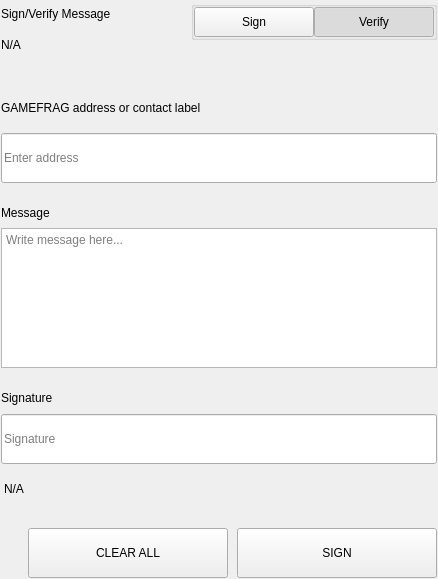
<?xml version="1.0" encoding="UTF-8"?>
<ui version="4.0">
 <class>SettingsSignMessageWidgets</class>
 <widget class="QWidget" name="SettingsSignMessageWidgets">
  <property name="geometry">
   <rect>
    <x>0</x>
    <y>0</y>
    <width>438</width>
    <height>579</height>
   </rect>
  </property>
  <property name="windowTitle">
   <string notr="true">N/A</string>
  </property>
  <layout class="QVBoxLayout" name="verticalLayout">
   <property name="spacing">
    <number>0</number>
   </property>
   <property name="leftMargin">
    <number>0</number>
   </property>
   <property name="topMargin">
    <number>0</number>
   </property>
   <property name="rightMargin">
    <number>0</number>
   </property>
   <property name="bottomMargin">
    <number>0</number>
   </property>
   <item>
    <widget class="QWidget" name="left" native="true">
     <layout class="QVBoxLayout" name="verticalLayout_3">
      <property name="leftMargin">
       <number>0</number>
      </property>
      <property name="topMargin">
       <number>0</number>
      </property>
      <property name="rightMargin">
       <number>0</number>
      </property>
      <property name="bottomMargin">
       <number>0</number>
      </property>
      <item>
       <widget class="QWidget" name="container_sign" native="true">
        <layout class="QVBoxLayout" name="verticalLayout_2">
         <property name="spacing">
          <number>0</number>
         </property>
         <property name="leftMargin">
          <number>1</number>
         </property>
         <property name="topMargin">
          <number>1</number>
         </property>
         <property name="rightMargin">
          <number>1</number>
         </property>
         <property name="bottomMargin">
          <number>1</number>
         </property>
         <item>
          <layout class="QHBoxLayout" name="horizontalLayout_3" stretch="3,1">
           <property name="spacing">
            <number>40</number>
           </property>
           <item>
            <layout class="QVBoxLayout" name="verticalLayoutTitle">
             <property name="spacing">
              <number>5</number>
             </property>
             <item>
              <widget class="QLabel" name="labelTitle">
               <property name="text">
                <string>Sign/Verify Message</string>
               </property>
              </widget>
             </item>
             <item>
              <widget class="QLabel" name="labelSubtitle1">
               <property name="text">
                <string notr="true">N/A</string>
               </property>
               <property name="wordWrap">
                <bool>true</bool>
               </property>
              </widget>
             </item>
            </layout>
           </item>
           <item alignment="Qt::AlignRight|Qt::AlignTop">
            <widget class="QWidget" name="containerSwitch" native="true">
             <property name="styleSheet">
              <string notr="true">#containerSwitch{
	padding-top:9px;
}</string>
             </property>
             <layout class="QVBoxLayout" name="verticalLayout_6">
              <property name="spacing">
               <number>4</number>
              </property>
              <property name="leftMargin">
               <number>0</number>
              </property>
              <property name="topMargin">
               <number>0</number>
              </property>
              <property name="rightMargin">
               <number>0</number>
              </property>
              <property name="bottomMargin">
               <number>0</number>
              </property>
              <item alignment="Qt::AlignRight">
               <widget class="QGroupBox" name="groupBox">
                <property name="sizePolicy">
                 <sizepolicy hsizetype="Fixed" vsizetype="Preferred">
                  <horstretch>0</horstretch>
                  <verstretch>0</verstretch>
                 </sizepolicy>
                </property>
                <property name="title">
                 <string/>
                </property>
                <property name="alignment">
                 <set>Qt::AlignRight|Qt::AlignTop|Qt::AlignTrailing</set>
                </property>
                <layout class="QHBoxLayout" name="horizontalLayout_4">
                 <property name="spacing">
                  <number>0</number>
                 </property>
                 <property name="leftMargin">
                  <number>0</number>
                 </property>
                 <property name="topMargin">
                  <number>0</number>
                 </property>
                 <property name="rightMargin">
                  <number>0</number>
                 </property>
                 <property name="bottomMargin">
                  <number>0</number>
                 </property>
                 <item>
                  <widget class="QPushButton" name="pushSign">
                   <property name="minimumSize">
                    <size>
                     <width>120</width>
                     <height>30</height>
                    </size>
                   </property>
                   <property name="maximumSize">
                    <size>
                     <width>120</width>
                     <height>30</height>
                    </size>
                   </property>
                   <property name="focusPolicy">
                    <enum>Qt::NoFocus</enum>
                   </property>
                   <property name="text">
                    <string>Sign</string>
                   </property>
                   <property name="checkable">
                    <bool>true</bool>
                   </property>
                   <property name="autoExclusive">
                    <bool>true</bool>
                   </property>
                  </widget>
                 </item>
                 <item>
                  <widget class="QPushButton" name="pushVerify">
                   <property name="minimumSize">
                    <size>
                     <width>120</width>
                     <height>30</height>
                    </size>
                   </property>
                   <property name="maximumSize">
                    <size>
                     <width>120</width>
                     <height>30</height>
                    </size>
                   </property>
                   <property name="focusPolicy">
                    <enum>Qt::NoFocus</enum>
                   </property>
                   <property name="text">
                    <string>Verify</string>
                   </property>
                   <property name="checkable">
                    <bool>true</bool>
                   </property>
                   <property name="checked">
                    <bool>true</bool>
                   </property>
                   <property name="autoExclusive">
                    <bool>true</bool>
                   </property>
                  </widget>
                 </item>
                </layout>
               </widget>
              </item>
              <item alignment="Qt::AlignHCenter|Qt::AlignTop">
               <widget class="QLabel" name="labelSubtitleSwitch">
                <property name="text">
                 <string/>
                </property>
                <property name="alignment">
                 <set>Qt::AlignRight|Qt::AlignTrailing|Qt::AlignVCenter</set>
                </property>
               </widget>
              </item>
             </layout>
            </widget>
           </item>
          </layout>
         </item>
         <item>
          <spacer name="verticalSpacer_2">
           <property name="orientation">
            <enum>Qt::Vertical</enum>
           </property>
           <property name="sizeType">
            <enum>QSizePolicy::Fixed</enum>
           </property>
           <property name="sizeHint" stdset="0">
            <size>
             <width>20</width>
             <height>40</height>
            </size>
           </property>
          </spacer>
         </item>
         <item>
          <widget class="QWidget" name="containerAddress" native="true">
           <property name="sizePolicy">
            <sizepolicy hsizetype="Preferred" vsizetype="Fixed">
             <horstretch>0</horstretch>
             <verstretch>0</verstretch>
            </sizepolicy>
           </property>
           <layout class="QVBoxLayout" name="verticalLayout_5" stretch="0,0">
            <property name="spacing">
             <number>15</number>
            </property>
            <property name="leftMargin">
             <number>0</number>
            </property>
            <property name="topMargin">
             <number>0</number>
            </property>
            <property name="rightMargin">
             <number>0</number>
            </property>
            <property name="bottomMargin">
             <number>0</number>
            </property>
            <item>
             <widget class="QLabel" name="labelSubtitleAddress">
              <property name="minimumSize">
               <size>
                <width>0</width>
                <height>20</height>
               </size>
              </property>
              <property name="maximumSize">
               <size>
                <width>16777215</width>
                <height>20</height>
               </size>
              </property>
              <property name="text">
               <string>GAMEFRAG address or contact label</string>
              </property>
             </widget>
            </item>
            <item>
             <widget class="QLineEdit" name="addressIn_SM">
              <property name="minimumSize">
               <size>
                <width>0</width>
                <height>50</height>
               </size>
              </property>
              <property name="maximumSize">
               <size>
                <width>16777215</width>
                <height>50</height>
               </size>
              </property>
              <property name="placeholderText">
               <string>Enter address</string>
              </property>
             </widget>
            </item>
           </layout>
          </widget>
         </item>
         <item>
          <spacer name="verticalSpacer_3">
           <property name="orientation">
            <enum>Qt::Vertical</enum>
           </property>
           <property name="sizeType">
            <enum>QSizePolicy::Fixed</enum>
           </property>
           <property name="sizeHint" stdset="0">
            <size>
             <width>20</width>
             <height>20</height>
            </size>
           </property>
          </spacer>
         </item>
         <item>
          <layout class="QVBoxLayout" name="verticalLayout_9">
           <property name="spacing">
            <number>5</number>
           </property>
           <item>
            <widget class="QLabel" name="labelSubtitleMessage">
             <property name="minimumSize">
              <size>
               <width>0</width>
               <height>20</height>
              </size>
             </property>
             <property name="maximumSize">
              <size>
               <width>16777215</width>
               <height>20</height>
              </size>
             </property>
             <property name="text">
              <string>Message</string>
             </property>
            </widget>
           </item>
           <item>
            <widget class="QPlainTextEdit" name="messageIn_SM">
             <property name="minimumSize">
              <size>
               <width>0</width>
               <height>140</height>
              </size>
             </property>
             <property name="maximumSize">
              <size>
               <width>16777215</width>
               <height>140</height>
              </size>
             </property>
             <property name="placeholderText">
              <string>Write message here...</string>
             </property>
            </widget>
           </item>
          </layout>
         </item>
         <item>
          <spacer name="verticalSpacer_4">
           <property name="orientation">
            <enum>Qt::Vertical</enum>
           </property>
           <property name="sizeType">
            <enum>QSizePolicy::Fixed</enum>
           </property>
           <property name="sizeHint" stdset="0">
            <size>
             <width>20</width>
             <height>20</height>
            </size>
           </property>
          </spacer>
         </item>
         <item>
          <widget class="QWidget" name="widget" native="true">
           <property name="minimumSize">
            <size>
             <width>0</width>
             <height>75</height>
            </size>
           </property>
           <property name="maximumSize">
            <size>
             <width>16777215</width>
             <height>16777215</height>
            </size>
           </property>
           <layout class="QVBoxLayout" name="verticalLayout_4">
            <property name="leftMargin">
             <number>0</number>
            </property>
            <property name="topMargin">
             <number>0</number>
            </property>
            <property name="rightMargin">
             <number>0</number>
            </property>
            <property name="bottomMargin">
             <number>0</number>
            </property>
            <item>
             <widget class="QLabel" name="labelSubtitleSignature">
              <property name="minimumSize">
               <size>
                <width>0</width>
                <height>20</height>
               </size>
              </property>
              <property name="maximumSize">
               <size>
                <width>16777215</width>
                <height>20</height>
               </size>
              </property>
              <property name="text">
               <string>Signature</string>
              </property>
             </widget>
            </item>
            <item>
             <widget class="QLineEdit" name="signatureOut_SM">
              <property name="minimumSize">
               <size>
                <width>0</width>
                <height>50</height>
               </size>
              </property>
              <property name="placeholderText">
               <string>Signature</string>
              </property>
             </widget>
            </item>
           </layout>
          </widget>
         </item>
         <item>
          <widget class="QLabel" name="statusLabel_SM">
           <property name="styleSheet">
            <string notr="true">padding-top:5px;</string>
           </property>
           <property name="text">
            <string notr="true">N/A</string>
           </property>
          </widget>
         </item>
         <item>
          <spacer name="verticalSpacer">
           <property name="orientation">
            <enum>Qt::Vertical</enum>
           </property>
           <property name="sizeType">
            <enum>QSizePolicy::Fixed</enum>
           </property>
           <property name="sizeHint" stdset="0">
            <size>
             <width>20</width>
             <height>20</height>
            </size>
           </property>
          </spacer>
         </item>
         <item>
          <layout class="QHBoxLayout" name="horizontalLayout_7">
           <property name="spacing">
            <number>9</number>
           </property>
           <item>
            <spacer name="horizontalSpacer_5">
             <property name="orientation">
              <enum>Qt::Horizontal</enum>
             </property>
             <property name="sizeType">
              <enum>QSizePolicy::Expanding</enum>
             </property>
             <property name="sizeHint" stdset="0">
              <size>
               <width>40</width>
               <height>20</height>
              </size>
             </property>
            </spacer>
           </item>
           <item>
            <widget class="QPushButton" name="pushButtonClear">
             <property name="minimumSize">
              <size>
               <width>200</width>
               <height>50</height>
              </size>
             </property>
             <property name="focusPolicy">
              <enum>Qt::NoFocus</enum>
             </property>
             <property name="text">
              <string>CLEAR ALL</string>
             </property>
            </widget>
           </item>
           <item>
            <widget class="QPushButton" name="pushButtonSave">
             <property name="minimumSize">
              <size>
               <width>200</width>
               <height>50</height>
              </size>
             </property>
             <property name="maximumSize">
              <size>
               <width>200</width>
               <height>50</height>
              </size>
             </property>
             <property name="focusPolicy">
              <enum>Qt::NoFocus</enum>
             </property>
             <property name="text">
              <string>SIGN</string>
             </property>
            </widget>
           </item>
          </layout>
         </item>
        </layout>
       </widget>
      </item>
     </layout>
    </widget>
   </item>
  </layout>
 </widget>
 <resources/>
 <connections/>
</ui>
